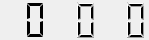
<?xml version="1.0" encoding="UTF-8"?>
<ui version="4.0">
 <class>Widget</class>
 <widget class="QWidget" name="Widget">
  <property name="geometry">
   <rect>
    <x>0</x>
    <y>0</y>
    <width>149</width>
    <height>40</height>
   </rect>
  </property>
  <property name="windowTitle">
   <string>Widget</string>
  </property>
  <widget class="QLCDNumber" name="lcdh">
   <property name="geometry">
    <rect>
     <x>0</x>
     <y>0</y>
     <width>51</width>
     <height>41</height>
    </rect>
   </property>
   <property name="frameShape">
    <enum>QFrame::NoFrame</enum>
   </property>
   <property name="frameShadow">
    <enum>QFrame::Plain</enum>
   </property>
   <property name="digitCount">
    <number>2</number>
   </property>
   <property name="segmentStyle">
    <enum>QLCDNumber::Flat</enum>
   </property>
  </widget>
  <widget class="QLCDNumber" name="lcdm">
   <property name="geometry">
    <rect>
     <x>50</x>
     <y>0</y>
     <width>51</width>
     <height>41</height>
    </rect>
   </property>
   <property name="frameShape">
    <enum>QFrame::NoFrame</enum>
   </property>
   <property name="frameShadow">
    <enum>QFrame::Plain</enum>
   </property>
   <property name="lineWidth">
    <number>1</number>
   </property>
   <property name="digitCount">
    <number>2</number>
   </property>
   <property name="intValue" stdset="0">
    <number>0</number>
   </property>
  </widget>
  <widget class="QLCDNumber" name="lcds">
   <property name="geometry">
    <rect>
     <x>100</x>
     <y>0</y>
     <width>51</width>
     <height>41</height>
    </rect>
   </property>
   <property name="sizePolicy">
    <sizepolicy hsizetype="Expanding" vsizetype="Expanding">
     <horstretch>0</horstretch>
     <verstretch>0</verstretch>
    </sizepolicy>
   </property>
   <property name="frameShape">
    <enum>QFrame::NoFrame</enum>
   </property>
   <property name="frameShadow">
    <enum>QFrame::Plain</enum>
   </property>
   <property name="digitCount">
    <number>2</number>
   </property>
  </widget>
 </widget>
 <resources/>
 <connections/>
</ui>
